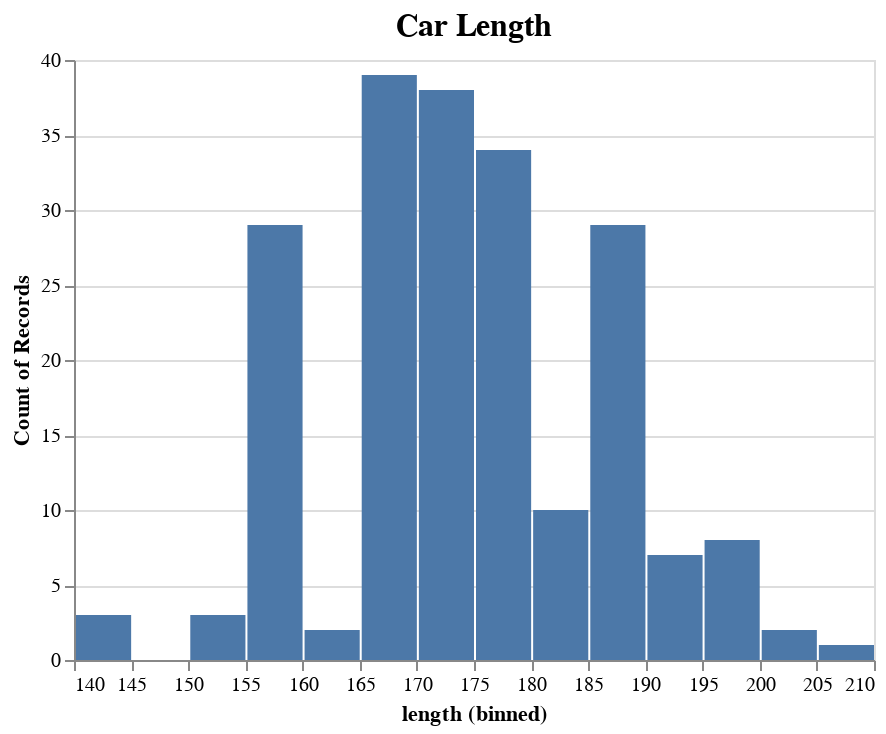

Write notebook code for a chart like this one.
### Markdown cell above
Increasing the number of bins

### Code cell
# Increasing the number of bins
alt.Chart(dimens).mark_bar().encode(
    alt.X("length:Q", bin=alt.Bin(maxbins=20)),
    y='count()',
).properties(
    title={"text":"Car Length", "fontSize":16}     
)

### Figure 1 — Vega-Lite specification as saved in the notebook (floating-point values rounded to 4 significant figures; data arrays with more than 128 entries replaced by an {"elided": "..."} marker saying what was removed)
{"config": {"view": {"continuousWidth": 400, "continuousHeight": 300}}, "data": {"name": "data-9967e5fca02e73f8fd2d34e56e0501b9"}, "mark": "bar", "encoding": {"x": {"bin": {"maxbins": 20}, "field": "length", "type": "quantitative"}, "y": {"aggregate": "count", "type": "quantitative"}}, "title": {"text": "Car Length", "fontSize": 16}, "$schema": "https://vega.github.io/schema/vega-lite/v4.17.0.json", "datasets": {"data-9967e5fca02e73f8fd2d34e56e0501b9": {"elided": "205 records"}}}
